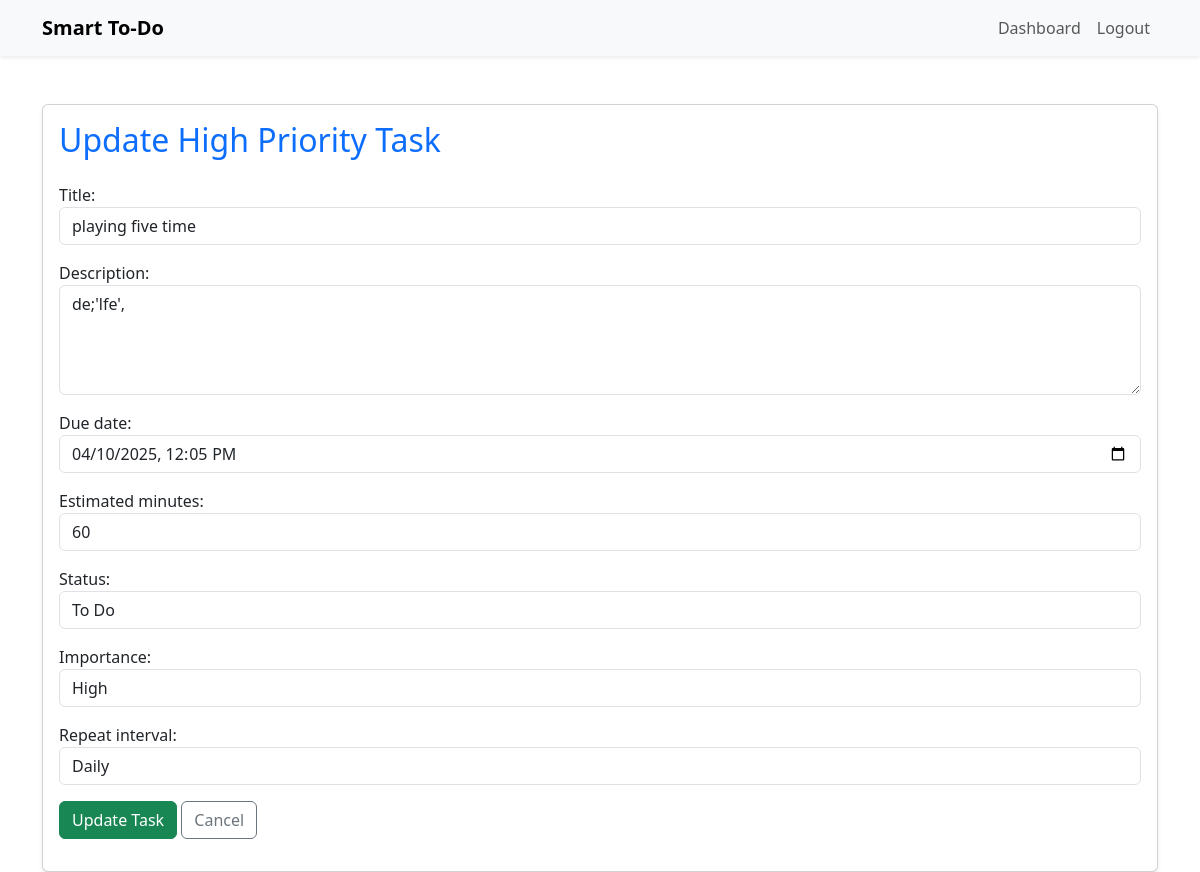
The app's page /high/update/2/ (signed in) with its own data.
### tasks/models.py (models this page shows, shortened)
class Task_high(models.Model):
    STATUS_CHOICES = [
        ('To Do', 'To Do'),
        ('In Progress', 'In Progress'),
        ('Done', 'Done'),
    ]
    REPEAT_CHOICES = [
        ('None', 'None'),
        ('Daily', 'Daily'),
        ('Weekly', 'Weekly'),
        ('Monthly', 'Monthly'),
    ]
    IMPORTANCE_CHOICES = [
        ('Low', 'Low'),
        ('Medium', 'Medium'),
        ('High', 'High'),
    ]
    user = models.ForeignKey(User, on_delete=models.CASCADE)
    title = models.CharField(max_length=255)
    description = models.TextField(blank=True)
    due_date = models.DateTimeField()
    estimated_minutes = models.PositiveIntegerField()
    status = models.CharField(max_length=50, choices=STATUS_CHOICES, default='To Do')
    repeat_interval = models.CharField(max_length=50, choices=REPEAT_CHOICES, default='None')
    importance = models.CharField(max_length=10,null=True,blank=True, choices=IMPORTANCE_CHOICES, default='High')

### tasks/views.py (the view)
# urls.py: path('high/update/<int:pk>/', views.task_high_update, name='task_high_update'),
def task_high_update(request, pk):
    task = Task_high.objects.get(id=pk, user=request.user)
    if request.method == 'POST':
        form = Task_highform(request.POST, instance=task)
        if form.is_valid():
            task = form.save(commit=False)
            task.ai_priority_score = calculate_priority(task)
            task.save()
            return redirect('task_high_list')
    else:
        form = Task_highform(instance=task)
    return render(request, 'highpri_update.html', {'form': form})

### template/highpri_update.html (shortened to what this page needs)
<link href="https://cdn.jsdelivr.net/npm/bootstrap@5.3.0/dist/css/bootstrap.min.css" rel="stylesheet">
{% block nav %}
<nav class="navbar navbar-expand-lg navbar-light bg-light shadow-sm">
    <div class="container">
      <a class="navbar-brand fw-bold" href="{% url 'home' %}">Smart To-Do</a>
      <div class="collapse navbar-collapse justify-content-end" id="navbarNav">
        <ul class="navbar-nav">
          {% if user.is_authenticated %}
            <li class="nav-item">
              <a class="nav-link" href="{% url 'home' %}">Dashboard</a>
            </li>
            <li class="nav-item">
              <a class="nav-link" href="{% url 'logout' %}">Logout</a>
            </li>
          {% endif %}
        </ul>
      </div>
    </div>
  </nav>
{% endblock %}
{% block content %}
<div class="container mt-5">
    <div class="card shadow-sm">
        <div class="card-body">
            <h2 class="card-title mb-4 text-primary">Update High Priority Task</h2>
            <form method="POST">
                {{ form.as_p }}
                <div class="mt-3">
                    <button type="submit" class="btn btn-success">Update Task</button>
                    <a href="{% url 'task_high_list' %}" class="btn btn-outline-secondary">Cancel</a>
                </div>
            </form>
        </div>
    </div>
</div>
{% endblock %}

### records on screen
Task_high: title "playing five time", description "de;'lfe',", due_date "04/10/2025 12:05", estimated_minutes "60", status "To Do", importance "High", repeat_interval "Daily"
